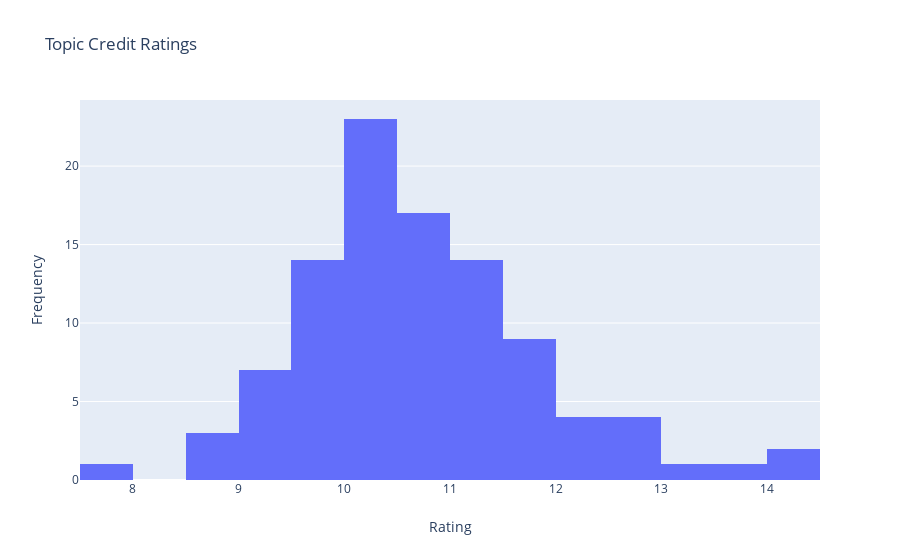

This figure's notebook cell:
### Code cell
fig = go.Figure(
    data=[go.Histogram(x=topic_ratings,nbinsx=20)],

)
fig.update_layout(
#         autosize=False,
#     width=1000,
#     height=500,
#     yaxis_type='log',
    title='Topic Credit Ratings',
    xaxis_title="Rating",
    yaxis_title="Frequency",
)
fig.show()
# print(data[['RATING_MR_Numeric', 'RATING_MR']].drop_duplicates())

### Figure 1 — Plotly figure (JSON) as saved in the notebook; plotly's stock layout.template omitted (floating-point values rounded to 4 significant figures)
{"data": [{"nbinsx": 20, "type": "histogram", "x": [9.8, 10.03, 11.36, 9.279, 9.597, 10.68, 10.0, 11.26, 11.02, 9.344, 12.02, 9.599, 10.33, 10.97, 11.16, 11.96, 11.84, 10.31, 10.23, 10.41, 9.9, 13.69, 11.64, 10.18, 10.29, 10.31, 9.398, 11.52, 9.445, 10.6, 9.963, 11.88, 11.87, 10.59, 10.71, 9.704, 10.6, 10.03, 9.29, 11.71, 10.57, 14.41, 10.4, 9.477, 11.41, 12.91, 9.035, 9.934, 10.31, 11.11, 10.07, 8.766, 10.17, 10.24, 10.7, 9.959, 11.25, 10.74, 9.809, 10.18, 10.5, 9.978, 11.85, 11.34, 12.08, 8.629, 11.15, 10.36, 10.59, 10.68, 10.11, 9.521, 10.39, 10.73, 10.85, 12.01, 12.86, 11.2, 10.67, 11.69, 10.22, 9.828, 9.73, 10.96, 10.61, 10.53, 11.38, 11.45, 10.23, 11.02, 10.38, 11.04, 12.85, 12.12, 7.915, 12.91, 14.14, 13.14, 8.949, 9.978]}], "layout": {"title": {"text": "Topic Credit Ratings"}, "xaxis": {"title": {"text": "Rating"}}, "yaxis": {"title": {"text": "Frequency"}}}}
